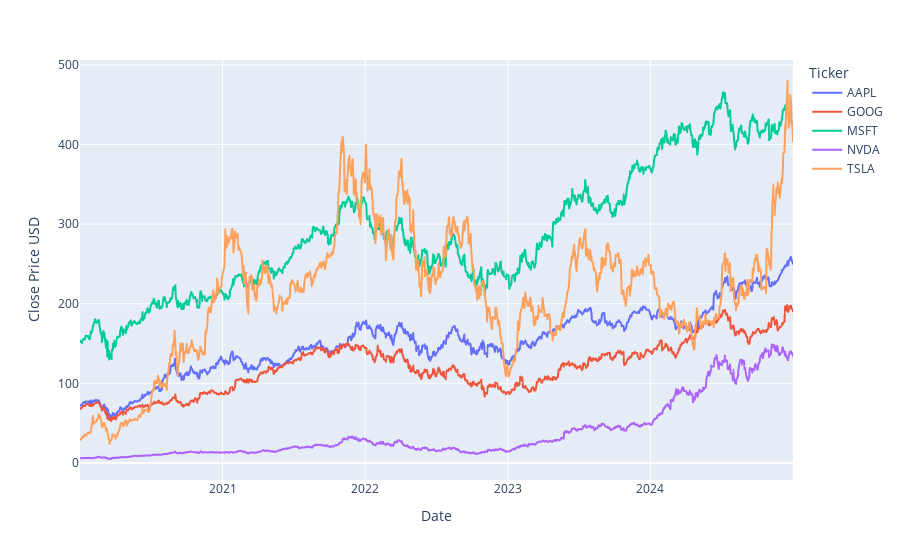

The cell this chart's notebook holds for it:
### Code cell
fig = px.line(df_pivot).update_layout(xaxis_title="Date", yaxis_title="Close Price USD", legend_title="Ticker")
fig.show()

### Figure 1 — Plotly figure (JSON) as saved in the notebook; plotly's stock layout.template omitted (floating-point values rounded to 4 significant figures; data arrays with more than 128 entries replaced by an {"elided": "..."} marker saying what was removed)
{"data": [{"hovertemplate": "Ticker=AAPL<br>Date=%{x}<br>value=%{y}<extra></extra>", "legendgroup": "AAPL", "line": {"color": "#636efa", "dash": "solid"}, "marker": {"symbol": "circle"}, "mode": "lines", "name": "AAPL", "showlegend": true, "type": "scattergl", "x": {"elided": "1258 str values"}, "xaxis": "x", "y": {"elided": "1258 float values"}, "yaxis": "y"}, {"hovertemplate": "Ticker=GOOG<br>Date=%{x}<br>value=%{y}<extra></extra>", "legendgroup": "GOOG", "line": {"color": "#EF553B", "dash": "solid"}, "marker": {"symbol": "circle"}, "mode": "lines", "name": "GOOG", "showlegend": true, "type": "scattergl", "x": {"elided": "1258 str values"}, "xaxis": "x", "y": {"elided": "1258 float values"}, "yaxis": "y"}, {"hovertemplate": "Ticker=MSFT<br>Date=%{x}<br>value=%{y}<extra></extra>", "legendgroup": "MSFT", "line": {"color": "#00cc96", "dash": "solid"}, "marker": {"symbol": "circle"}, "mode": "lines", "name": "MSFT", "showlegend": true, "type": "scattergl", "x": {"elided": "1258 str values"}, "xaxis": "x", "y": {"elided": "1258 float values"}, "yaxis": "y"}, {"hovertemplate": "Ticker=NVDA<br>Date=%{x}<br>value=%{y}<extra></extra>", "legendgroup": "NVDA", "line": {"color": "#ab63fa", "dash": "solid"}, "marker": {"symbol": "circle"}, "mode": "lines", "name": "NVDA", "showlegend": true, "type": "scattergl", "x": {"elided": "1258 str values"}, "xaxis": "x", "y": {"elided": "1258 float values"}, "yaxis": "y"}, {"hovertemplate": "Ticker=TSLA<br>Date=%{x}<br>value=%{y}<extra></extra>", "legendgroup": "TSLA", "line": {"color": "#FFA15A", "dash": "solid"}, "marker": {"symbol": "circle"}, "mode": "lines", "name": "TSLA", "showlegend": true, "type": "scattergl", "x": {"elided": "1258 str values"}, "xaxis": "x", "y": {"elided": "1258 float values"}, "yaxis": "y"}], "layout": {"legend": {"title": {"text": "Ticker"}, "tracegroupgap": 0}, "margin": {"t": 60}, "xaxis": {"anchor": "y", "domain": [0, 1], "title": {"text": "Date"}}, "yaxis": {"anchor": "x", "domain": [0, 1], "title": {"text": "Close Price USD"}}}}
